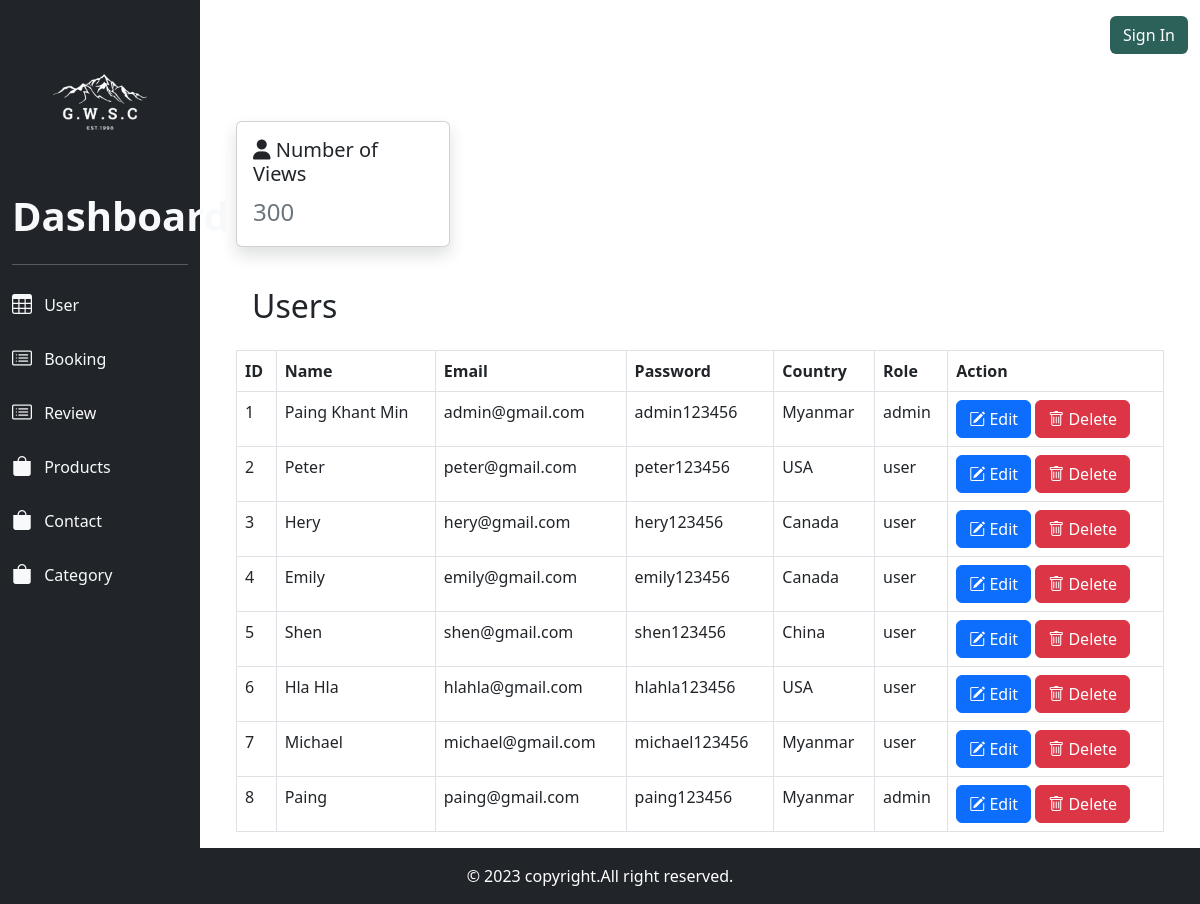
/admin_panel/dashboard.php, run on the app's committed database.
### tables this page shows
CREATE TABLE `user` (
  `id` int(11) NOT NULL,
  `name` varchar(255) NOT NULL,
  `email` varchar(255) NOT NULL,
  `pass` varchar(255) NOT NULL,
  `country` varchar(255) NOT NULL,
  `role` varchar(255) NOT NULL DEFAULT 'user',
  `type` int(11) NOT NULL DEFAULT '1'
);

### admin_panel/dashboard.php (the view, shortened to what this page needs)
<?php
    require_once('header.php');
    require_once('../db/dbconfig.php');
    $user = $pdo_conn->prepare("SELECT * FROM user ORDER BY  user.id ASC ");
    $user->execute();
    $user_result = $user->fetchAll();
?>
    <div class="container-fluid dashboard-bg ">
    <div class="container">
    <div class="row flex-column flex-lg-row py-4">
            <h2 class="h6 text text-white-50">QUICK STATS</h2>
            <div class="col-md-3">
                <div class="card border-left-primary shadow">
                    <div class="card-body">
                    <h3 class="card-tittle h5"><i class="fa-solid fa-user"></i> Number of Views</h3>
                <span class="text-secondary fs-4">
                    <?php require_once('counter.php'); ?>
                </span>
                </div>
                </div>
            </div>
        </div>
    </div>
    <div class="container">
            <div class="row bg-white p-3">
                <div class="col-md-7">
                <h2>Users</h2>
                </div>
            </div>
        <table class="table table-bordered ">
            <tr>
            <th scope="col">ID</th>
            <th scope="col">Name</th>
            <th scope="col">Email</th>
            <th scope="col">Password</th>
            <th scope="col">Country</th>
            <th scope="col">Role</th>
            <th scope="col">Action</th>
            </tr>
            <?php
                if(!empty($user_result)){
                    foreach($user_result as $user_row){
            ?>
            <tr>
            <td><?php echo $user_row['id']; ?></td>
            <td><?php echo $user_row['name']; ?></td>
            <td><?php echo $user_row['email']; ?></td>
            <td><?php echo $user_row['pass']; ?></td>
            <td><?php echo $user_row['country']; ?></td>
            <td><?php echo $user_row['role']; ?></td>
            <td><a href="edit.php?id=<?php echo $user_row['id'] ?>" class="btn btn-primary"><i class="bi bi-pencil-square"></i> Edit</a>
            <a href="delete.php?id=<?php echo $user_row['id'] ?>" class="btn btn-danger"><i class="bi bi-trash"></i> Delete</a>
            </td>
            </tr>
            <?php
                    }
                }
            ?>
        </table>
    </div>
    </div>
<?php
    require_once('footer.php');
?>

### admin_panel/header.php (shortened to what this page needs)
<!doctype html>
<html lang="en">
<head>
  <link rel="stylesheet" href="../css/bootstrap.css">
  <link rel="stylesheet" href="https://cdn.jsdelivr.net/npm/bootstrap-icons@1.10.3/font/bootstrap-icons.css">
  <link rel="stylesheet" href="../css/style.css">
</head>
<body>
  <div class="container-fluid ">
    <div class="row">
      <nav class="col-2 bg-dark">
        <h1 class="h-4 py-3 text-center fw-bold">
          <span class="d-none d-lg-inline text-light"><img src="../images/logo4.png" alt="" class="src" width="100%"
              height="auto">Dashboard</span>
        </h1>
        <hr class="divider text-white my-0">
        <li class="nav-item">
          <a href="dashboard.php" class="nav-link text-light"><i class="bi bi-table fs-5 pe-2"></i>
            User</a>
        </li>
        <li class="nav-item">
          <a href="booking/booking.php" class="nav-link text-light"><i class="bi bi-card-list fs-5 pe-2"></i>
            Booking</a>
        </li>
        <li class="nav-item">
          <a href="review/review.php" class="nav-link text-light"><i class="bi bi-card-list fs-5 pe-2"></i>
            Review</a>
        </li>
        <li class="nav-item">
          <a href="product/product.php" class="nav-link text-light"><i class="bi bi-bag-fill fs-5 pe-2"></i>
            Products</a>
        </li>
        <li class="nav-item">
          <a href="contact/contact.php" class="nav-link text-light"><i class="bi bi-bag-fill fs-5 pe-2"></i>
            Contact</a>
        </li>
        <li class="nav-item">
          <a href="category/category.php" class="nav-link text-light"><i class="bi bi-bag-fill fs-5 pe-2"></i>
            Category</a>
        </li>
      </nav>
      <main class="col-10">
        <nav class="navbar navbar-expand-lg navbar-white bg-white">
          <div class="navbar nav bg-white">
            <?php
            if (!empty($_SESSION['email'])) {
              ?>
              <li class="nav-item dropdown">
                <a href="#" class="nav-link dropdown-toggle text-dark" data-bs-toggle="dropdown" aria-expanded="false">
                  <i class="fa-solid fa-circle-user fs-4"></i>
                  <?php echo $_SESSION['name']; ?>
                </a>
                <ul class="dropdown-menu">
                  <li>
                    <a href="../logout.php" class="dropdown-item text-dark">Logout</a>
                  </li>
                </ul>
              </li>
              <?php
            } else {
              ?>
              <a href="../login.php" class="btn" id="contactsubmit">
                <?php echo "Sign In"; ?>
              </a>
              <?php
            }
            ?>
          </div>
        </nav>

### admin_panel/counter.php (shortened to what this page needs)
<?php
    $file_name = 'counter.txt';
    $file = fopen($file_name,'r');
    if($file == false){
        $file = fopen($file,'w');
        $count = 0;
    } else{
        $count = fread($file,filesize($file_name));
    }
    $count++;
    echo $count;
?>

### admin_panel/footer.php (shortened to what this page needs)
</main>
</div>
</div>
<footer class="bg-dark">
    <section class="pt-3">
        <div class="container-fluid me-0">
            <section class="copyright bg-dark">
                <div class="container">
                    <div class="row">
                        <div class="col-md-12">
                            <p class="text-center text-white">&copy; 2023 copyright.All right reserved.</p>
                        </div>
                    </div>
                </div>
            </section>
        </div>
    </section>
</footer>
</body>
</html>

### css/style.css (style rules this page uses)
body, html { height: 100%; }
.navbar { background-color: #2C6159; }
.navbar a { color: white; }
.navbar .btn { background-color:#EAE7B1; }
#contactsubmit { background-color:#2C6159 !important; color:white; }

### data on the page
user: id "1", name "Paing Khant Min", email "admin@gmail.com", pass "admin123456", country "Myanmar", role "admin"
user: id "2", name "Peter", email "peter@gmail.com", pass "peter123456", country "USA", role "user"
user: id "3", name "Hery", email "hery@gmail.com", pass "hery123456", country "Canada", role "user"
user: id "4", name "Emily", email "emily@gmail.com", pass "emily123456", country "Canada", role "user"
user: id "5", name "Shen", email "shen@gmail.com", pass "shen123456", country "China", role "user"
user: id "6", name "Hla Hla", email "hlahla@gmail.com", pass "hlahla123456", country "USA", role "user"
user: id "7", name "Michael", email "michael@gmail.com", pass "michael123456", country "Myanmar", role "user"
user: id "8", name "Paing", email "paing@gmail.com", pass "paing123456", country "Myanmar", role "admin"

### other printed values
$count "300"
